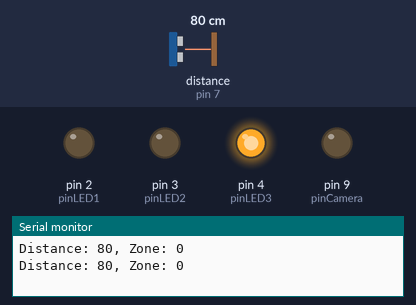
Bench run of a sketch on a simulated Arduino Uno, built with avr-gcc and run on an emulated ATmega328P. On the bench: output pins drawn as LEDs (lit = HIGH), the last lines printed to the serial monitor. Wiring (inferred from the names in the program): ultrasonic range finder: trigger pin 7; echo pin 7. Dashed ring = blinking. The test bench sets the inputs (shaded band); at power-on: distance to the obstacle (sensor on pin 7) 80 cm. The echo pulse lasts 58.3 µs per cm.

Above: at 1.8 s.
1.9 s: distance to the obstacle (sensor on pin 7) set to 102 cm
3.4 s: distance to the obstacle (sensor on pin 7) set to 111 cm
At 5.1 s:
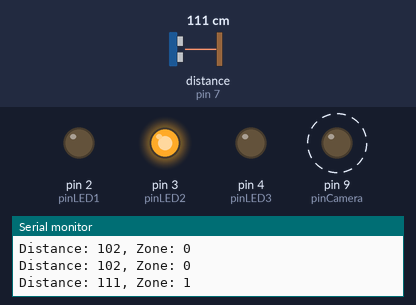
7.5 s: distance to the obstacle (sensor on pin 7) set to 202 cm
10.0 s: distance to the obstacle (sensor on pin 7) set to 210 cm
At 11.3 s:
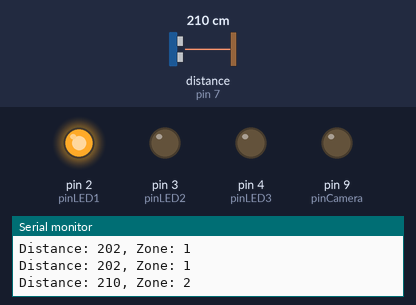
12.3 s: distance to the obstacle (sensor on pin 7) set to 200 cm
14.0 s: distance to the obstacle (sensor on pin 7) set to 189 cm
At 15.02 s:
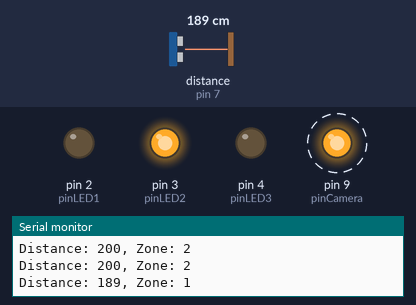
Timing chart, 0 to 18.9 s (numbered marks = the images above; inputs shaded):
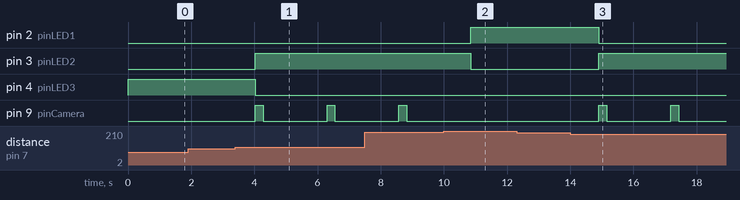

Measured:
- the behaviour switches between 105 and 106 cm on distance to the obstacle (sensor on pin 7) (found by bisection; images 0 and 1)
- the behaviour switches between 205 and 206 cm on distance to the obstacle (sensor on pin 7) (found by bisection; images 1 and 2)
- the behaviour switches between 195 and 194 cm on distance to the obstacle (sensor on pin 7) (found by bisection; images 2 and 3)
- after the input at 3.4 s, pin 3 (pinLED2): LOW → HIGH after 0.63 s; pin 4 (pinLED3): HIGH → LOW after 0.63 s; pin 9 (pinCamera): alternates HIGH for 0.25 s and LOW for 2.0 s, starting after 0.63 s
- after the input at 10.0 s, pin 2 (pinLED1): LOW → HIGH after 0.85 s; pin 3 (pinLED2): HIGH → LOW after 0.85 s; pin 9 (pinCamera): stays LOW (without the input it goes to HIGH after 0.85 s)
- after the input at 14.0 s, pin 2 (pinLED1): HIGH → LOW after 0.90 s; pin 3 (pinLED2): LOW → HIGH after 0.90 s; pin 9 (pinCamera): alternates HIGH for 0.25 s and LOW for 2.0 s, starting after 0.90 s

The sketch:

proximitydslr.ino
```cpp
/****************************************************************************************
 * File:          proximitydslr.ino
 * Version:       1.1
 * Description:   Photograph a user when they're within range of a camera
 * Author:        Ryan Jenkin
 * Date started:  2013-07-10
 ***************************************************************************************/


// Pins ---------------------------------------------------------------------------------
const unsigned int pinPing   = 7;
const unsigned int pinCamera = 9;
const unsigned int pinLED1   = 2;
const unsigned int pinLED2   = 3;
const unsigned int pinLED3   = 4;

//const unsigned int pinLatch = 8;
//const unsigned int pinData  = 11;
//const unsigned int pinClock = 12;

// Zones --------------------------------------------------------------------------------
// Note: Zones must match or overlap. Gaps will cause infinite loop.
const unsigned int zones[4][2] = {
	{ // Too close
		0   + 0,
		100 + 5
	},
	{ // Take photo
		100 - 5,
		200 + 5,
	},
	{ // Something detected, but don't take photo
		200 - 5,
		313 + 0,
	},
	{ // Out of range
		313,
		999
	}
};


// Variables ----------------------------------------------------------------------------
unsigned int zone        =    0; // Default to out of range zone.
long distance            =  400; // Initial distance set to out of range zone
unsigned int loopDelay   = 1000; // ms between loop
unsigned int cameraReady =    0; // A photo can only be taken when this is 0


/**
 * Setup()
 */
void setup() {

	Serial.begin(9600);

	pinMode(pinCamera, OUTPUT);

	// LEDs
	pinMode(pinLED1, OUTPUT);
	pinMode(pinLED2, OUTPUT);
	pinMode(pinLED3, OUTPUT);

}


/**
 * Main loop
 */
void loop() {

	// Get distance from Ping)))
	getDistance();

	// Set the zone variable
	setZone();

	// Output debug data...
	Serial.print("Distance: ");
	Serial.print(distance);
	Serial.print(", Zone: ");
	Serial.println(zone);

	switch (zone) {
		case 0:
			// Too close
			digitalWrite(pinLED1, LOW);
			digitalWrite(pinLED2, LOW);
			digitalWrite(pinLED3, HIGH);
			break;

		case 1:
			// Shoot zone
			digitalWrite(pinLED1, LOW);
			digitalWrite(pinLED2, HIGH);
			digitalWrite(pinLED3, LOW);
			activateCamera();
			break;

		case 2:
			// Detected but out of range
			digitalWrite(pinLED1, HIGH);
			digitalWrite(pinLED2, LOW);
			digitalWrite(pinLED3, LOW);
			break;

		case 3:
			// Out of range
			digitalWrite(pinLED1, LOW);
			digitalWrite(pinLED2, LOW);
			digitalWrite(pinLED3, LOW);
			break;
	}

	// Delay between photos
	if (cameraReady > 0) {
		cameraReady--;
	}

	delay(loopDelay);
}


/**
 * Use distance to determine zone.
 *
 * Zones are implemented using dynamic threshold to prevent
 * the zone from change change and forth when the object
 * is right on the edge of two zones
 */
void setZone() {

	if (distance < 0.0) {
		// Prevent negative distance
		distance = 0.0;
	}

	boolean zone_found = false;

	// Search for the correct zone
	while (false == zone_found) {

		if (distance < zones[zone][0]) {
			zone--;
		}
		else if (distance > zones[zone][1]) {
			zone++;
		}
		else {
			zone_found = true;
		}

	}

}


/**
 * Return distance to target in centimeters
 */
long getDistance() {

	long duration;

	// The PING))) is triggered by a HIGH pulse of 2 or more microseconds.
	// Give a short LOW pulse beforehand to ensure a clean HIGH pulse:
	pinMode(pinPing, OUTPUT);

	// Quiet
	digitalWrite(pinPing, LOW);
	delayMicroseconds(2);

	// Send ping
	digitalWrite(pinPing, HIGH);
	delayMicroseconds(5);

	// Quiet
	digitalWrite(pinPing, LOW);

	// The same pin is used to read the signal from the PING))): a HIGH
	// pulse whose duration is the time (in microseconds) from the sending
	// of the ping to the reception of its echo off of an object.
	pinMode(pinPing, INPUT);
	duration = pulseIn(pinPing, HIGH);

	// Convert ping time to distance
	distance = microsecondsToCentimeters(duration);
}


/**
 * Convert the time to distance (metric)
 *
 * @param long microseconds
 * @return long
 */
long microsecondsToCentimeters( long microseconds ) {

	// The speed of sound is 340 m/s or 29 microseconds per centimeter.
	// The ping travels out and back, so to find the distance of the
	// object we take half of the distance travelled.
	return microseconds / 29 / 2;

}


/**
 * Activate the camera
 */
void activateCamera() {

	// This prevents the camera taking too many shots.
	if (cameraReady > 0) {
		return;
	}

	// Trigger shutter..
	digitalWrite(pinCamera, HIGH);
	delay(250);
	digitalWrite(pinCamera, LOW);

	cameraReady = 2000 / loopDelay; // First number is ms to delay
}
```
